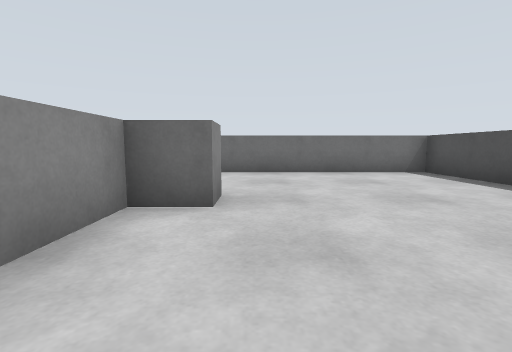
View 1 (above)

24 first-person views from a walk through a Gazebo world. The camera is 0.35 m above the floor, tilts 6° down and sees 85° across. The floor is counted in squares, 0.5 m on a side. Each view is taken from the middle of a square. On the plan, view 1 faces up. The plan holds only what a view shows up to about 9 squares ahead; the rest is blank. The place goes on beyond the plan.

View 2
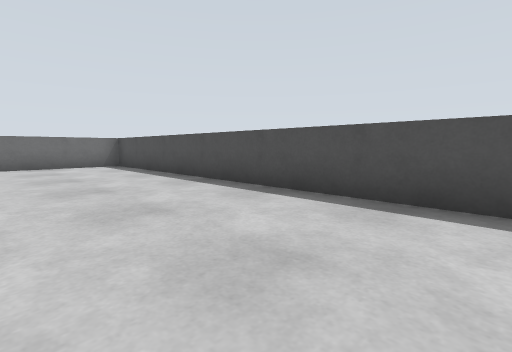

View 3
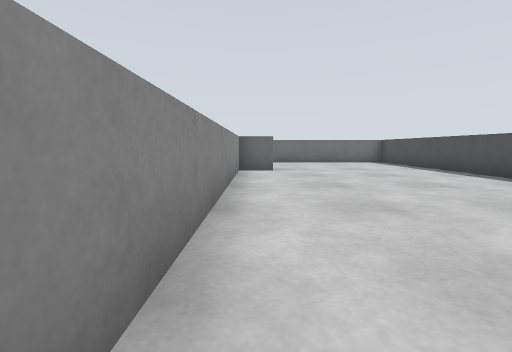

View 4
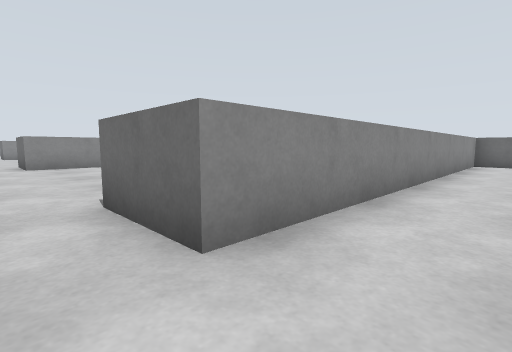

View 5
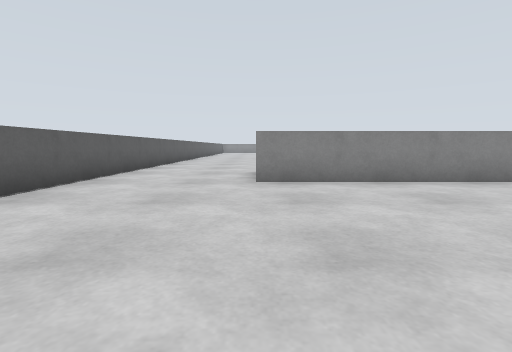

View 6
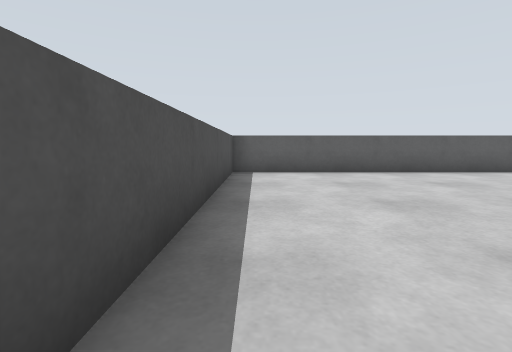

View 7
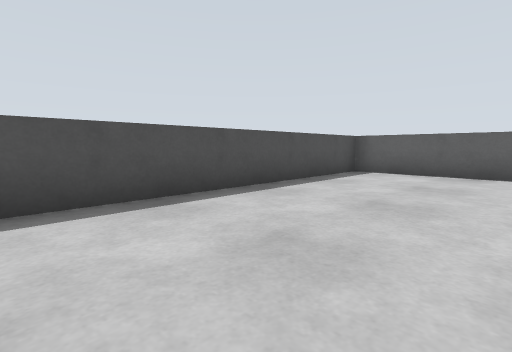

View 8
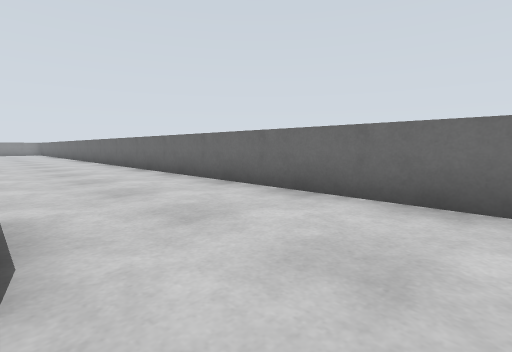

View 9
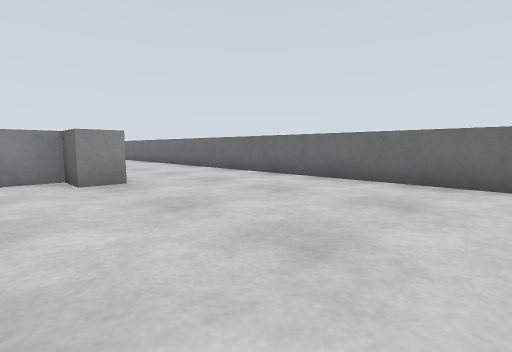

View 10
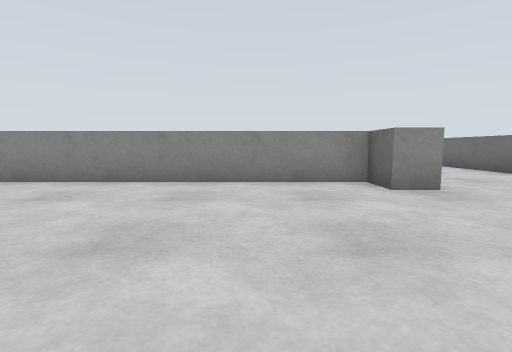

View 11
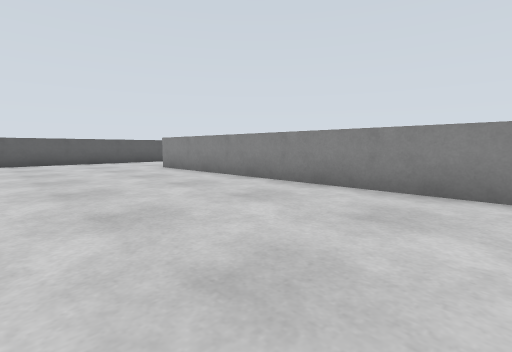

View 12
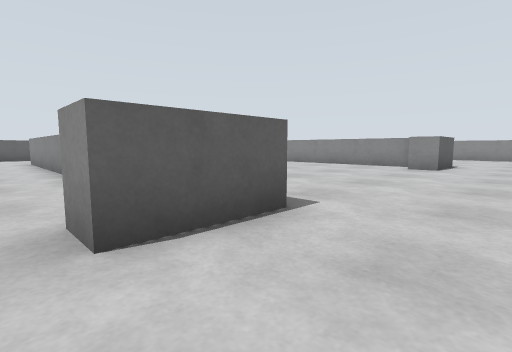

View 13
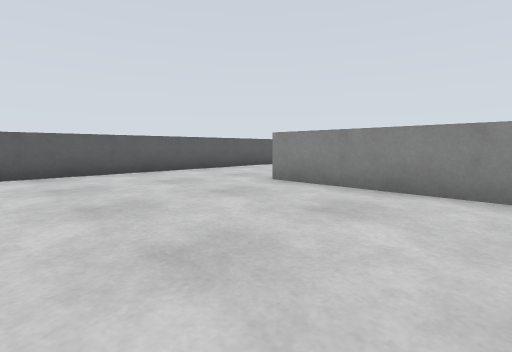

View 14
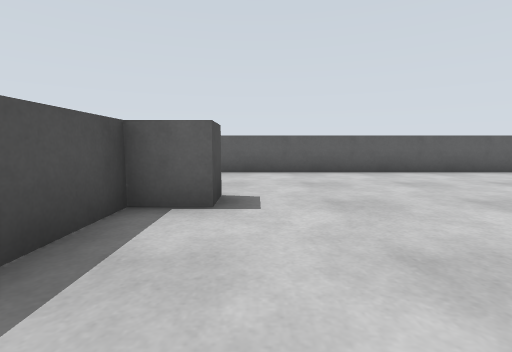

View 15
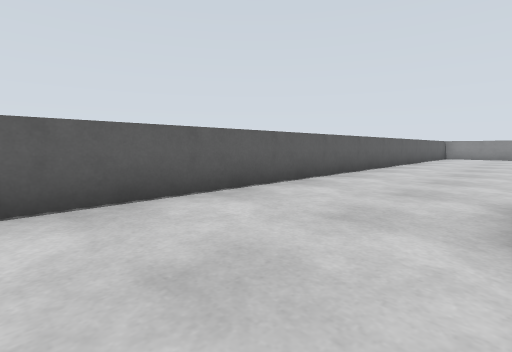

View 16
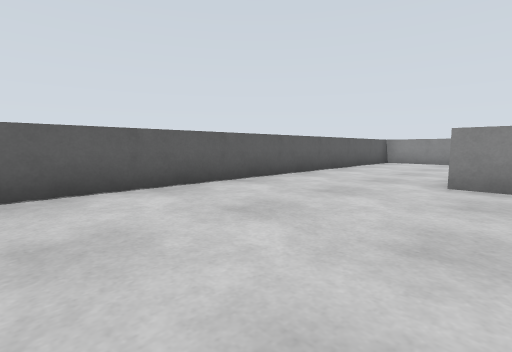

View 17
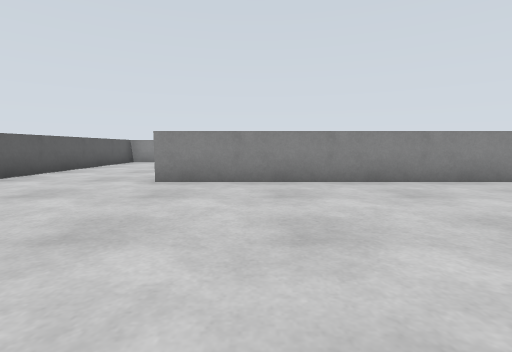

View 18
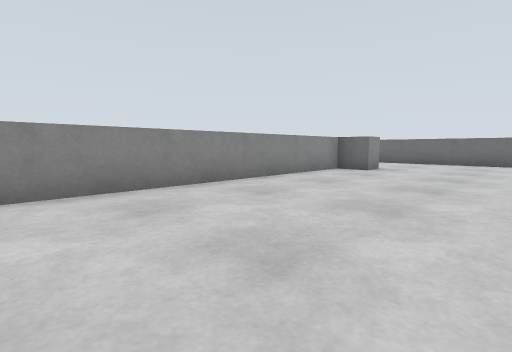

View 19
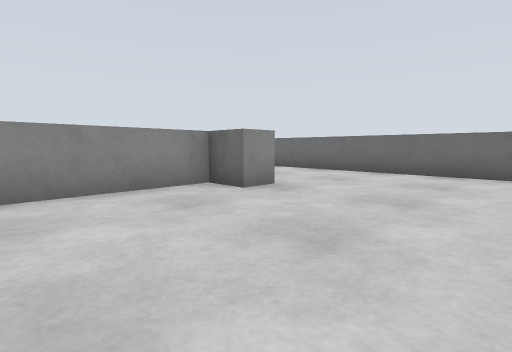

View 20
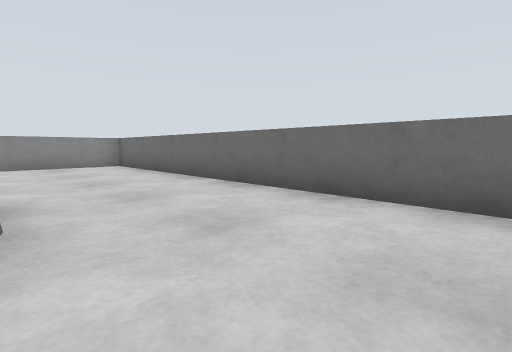

View 21
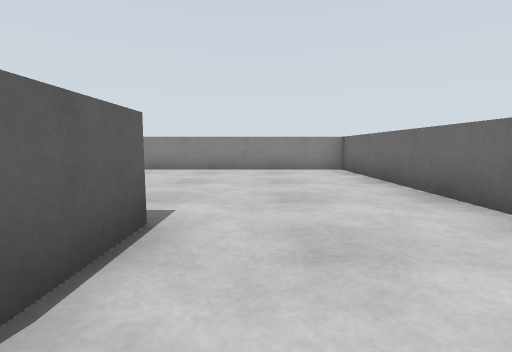

View 22
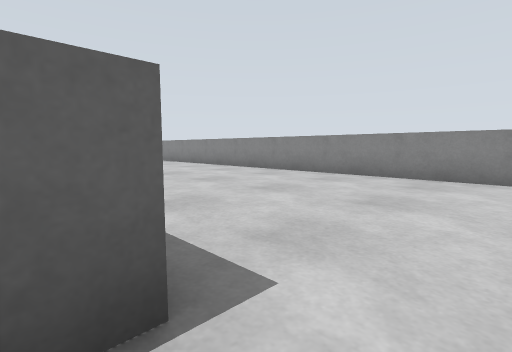

View 23
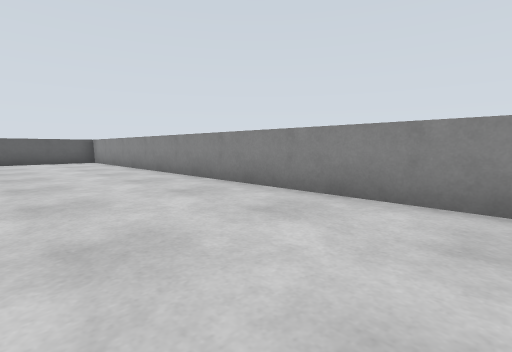

View 24
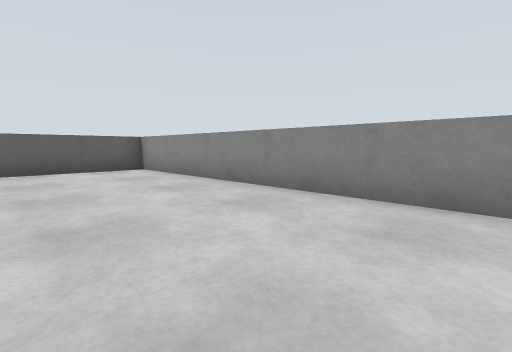

### Floor plan
Ten units are one square. View 1 is at (0, 0); x grows to the right and y downward. Boxes are objects, and circles mark ways between rooms. Rooms are numbered by the first view taken in them; rooms with no view inside come last. Other rooms are left out.
<svg viewBox="-271 -81 322 202">
<path fill="none" stroke="#000" d="M-5 -40 -5 -32 -15 -32 -15 80 -35 80 -35 72 -25 72 -25 55M-95 -40 -95 -32 -105 -32 -105 80M-104 116 46 116 46 -76 -84 -76M-206 -40 -185 -40 -185 -32 -195 -32 -195 80M-116 -40 -95 -40M-105 80 -119 80M-84 -76 -266 -76 -266 116 -104 116"/>
<circle cx="-110" cy="100" r="3" fill="#2a7"/>
<circle cx="-93" cy="-60" r="3" fill="#2a7"/>
<text x="-30" y="20">1</text>
<text x="-190" y="20">2</text>
</svg>
Room 1 opens to room 2.

Where each view was taken, in squares from view 1:
view 1: 0 up, 0 right, facing up
view 2: 3 down, 1 right, facing up-right
view 3: 5 down, 1 left, facing up
view 4: 9 down, 0 right, facing up-left
view 5: 8 down, 4 right, facing left
view 6: 4 down, 4 right, facing down
view 7: 4 down, 1 right, facing down-right
view 8: 4 up, 1 right, facing up-left
view 9: 2 up, 4 left, facing up-left
view 10: 1 up, 5 left, facing left
view 11: 1 up, 6 left, facing down-left
view 12: 6 up, 9 left, facing down-left
view 13: 4 down, 6 left, facing down-left
view 14: 4 down, 4 left, facing down
view 15: 8 down, 8 left, facing down-left
view 16: 7 down, 14 left, facing down-left
view 17: 6 down, 14 left, facing left
view 18: 5 down, 15 left, facing up-left
view 19: 0 up, 15 left, facing up-left
view 20: 4 up, 16 left, facing up-left
view 21: 5 up, 18 left, facing left
view 22: 5 up, 20 left, facing down-left
view 23: 2 up, 23 left, facing down-left
view 24: 3 down, 23 left, facing down-left
